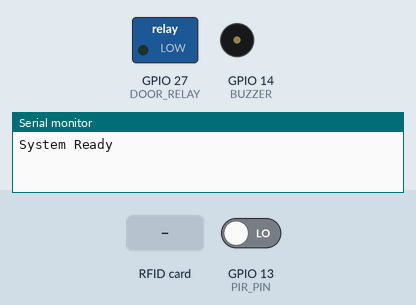
This program was run on a simulated ESP32. On the bench: switched loads named in the program (green lamp = pin HIGH), buzzer (waves = sounding, pin HIGH), the last lines printed to the serial monitor. The inputs (shaded band) are chosen by the test bench; at power-on: GPIO 13 (PIR_PIN) LOW. WiFi joins after 1.5 s; servers stay silent unless stated.

Above: at 3.0 s.
3.1 s: GPIO 13 (PIR_PIN) driven HIGH
At 3.9 s:
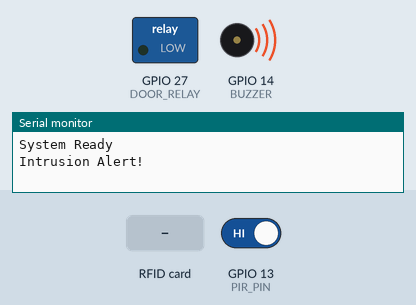
4.6 s: RFID card 5E 7A 19 C4 held to the reader
Timing chart, 0 to 7.6 s (numbered marks = the images above; inputs shaded):
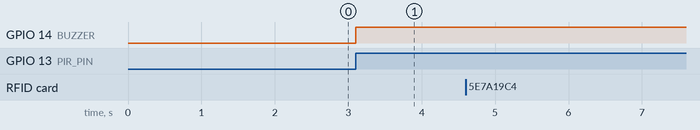

The program:

main.cpp
```cpp
#define BLYNK_TEMPLATE_ID "TMPL6Sc1JV5Xb"
#define BLYNK_TEMPLATE_NAME "Intrusion Detection System"
#define BLYNK_AUTH_TOKEN "rXIb-8A1eqDXVzU7wYKu-1nfId4IGYfI"

#include <Arduino.h>
#include <WiFi.h>
#include <WiFiClient.h>
#include <BlynkSimpleEsp32.h>
#include <SPI.h>
#include <MFRC522.h>

char ssid[] = "Wokwi-GUEST";
char pass[] = "";

#define PIR_PIN 13
#define BUZZER 14
#define DOOR_RELAY 27

#define SS_PIN 5
#define RST_PIN 22

MFRC522 rfid(SS_PIN, RST_PIN);

bool intrusion = false;
unsigned long intrusionTime = 0;

void setup()
{
  Serial.begin(115200);

  pinMode(PIR_PIN, INPUT);
  pinMode(BUZZER, OUTPUT);
  pinMode(DOOR_RELAY, OUTPUT);

  SPI.begin();
  rfid.PCD_Init();

  Blynk.begin(BLYNK_AUTH_TOKEN, ssid, pass);

  Serial.println("System Ready");
}

void loop()
{
  Blynk.run();

  int motion = digitalRead(PIR_PIN);

  if (motion == HIGH && intrusion == false)
  {
    intrusion = true;
    intrusionTime = millis();

    digitalWrite(BUZZER, HIGH);

    Serial.println("Intrusion Alert!");

    Blynk.virtualWrite(V0, 255);
  }

  if (intrusion == true)
  {
    if (rfid.PICC_IsNewCardPresent() &&
        rfid.PICC_ReadCardSerial())
    {
      String uid = "";

      for (byte i = 0; i < rfid.uid.size; i++)
      {
        uid += String(rfid.uid.uidByte[i], HEX);
      }

      Serial.print("Card UID: ");
      Serial.println(uid);

      // Replace with your RFID UID
      if (uid == "1234")
      {
        digitalWrite(DOOR_RELAY, HIGH);

        Blynk.virtualWrite(V1, "Access Granted");

        Serial.println("Access Granted");

        digitalWrite(BUZZER, LOW);

        intrusion = false;

        delay(5000);

        digitalWrite(DOOR_RELAY, LOW);
      }
    }

    if (millis() - intrusionTime > 10000)
    {
      Blynk.virtualWrite(V1, "Access Denied");

      Serial.println("Access Denied");

      digitalWrite(BUZZER, LOW);

      Blynk.virtualWrite(V0, 0);

      intrusion = false;
    }
  }
}
```

Measured:
- after the input at 3.1 s, GPIO 14 (BUZZER): LOW → HIGH at once
